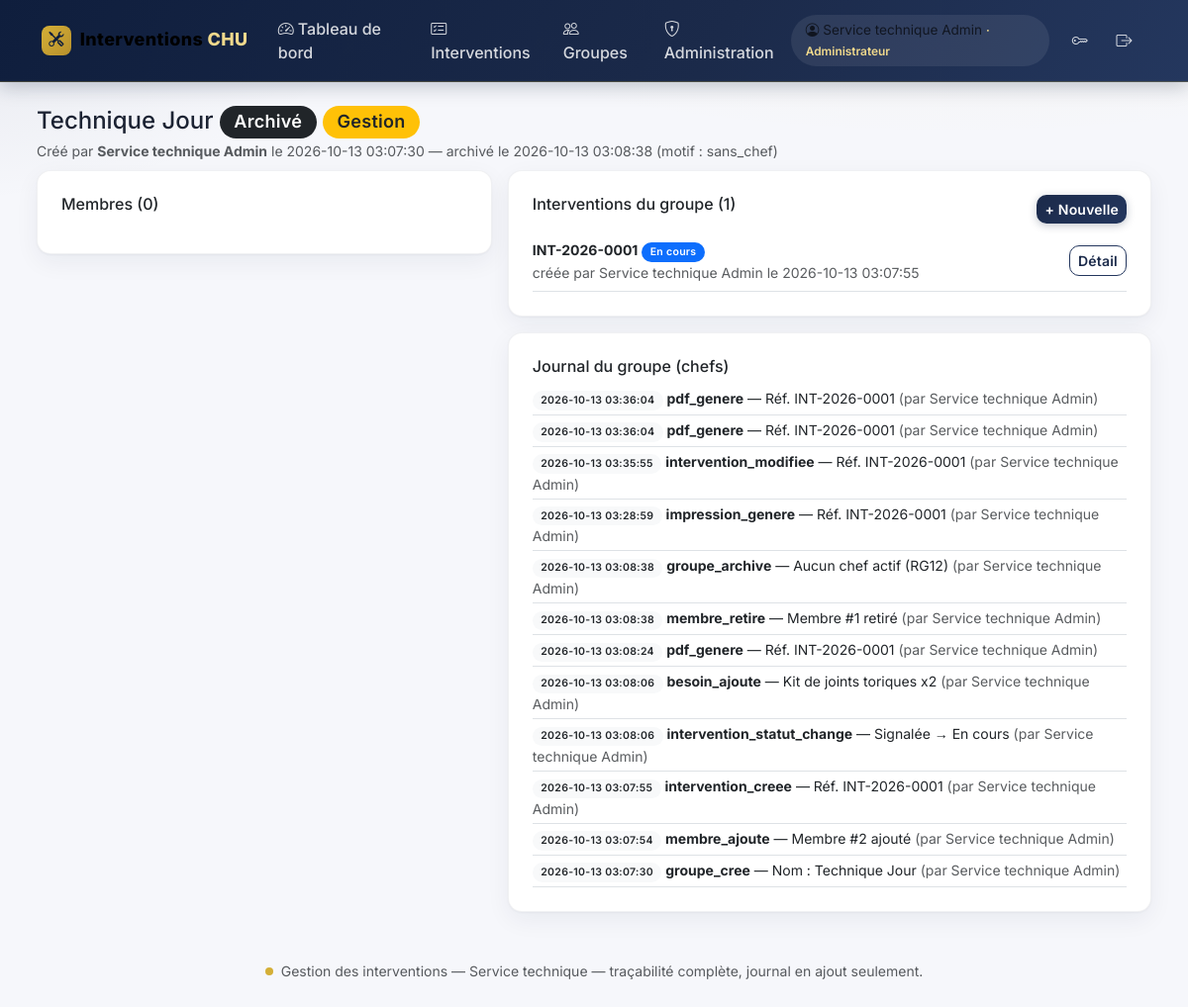
Screenshot of /public/groupe_detail.php?id=1 (signed in) with the database file from the repository.
### tables this page shows
CREATE TABLE IF NOT EXISTS `utilisateurs` (
  `id` int UNSIGNED NOT NULL AUTO_INCREMENT,
  `role_id` int UNSIGNED NOT NULL,
  `nom` varchar(100) DEFAULT NULL,
  `prenom` varchar(100) DEFAULT NULL,
  `email` varchar(190) NOT NULL,
  `telephone` varchar(30) DEFAULT NULL,
  `password_hash` varchar(255) NOT NULL,
  `actif` tinyint(1) NOT NULL DEFAULT '1',
  `doit_changer_mot_de_passe` tinyint(1) NOT NULL DEFAULT '1',
  `auth_version` int UNSIGNED NOT NULL DEFAULT '1',
  `created_at` datetime NOT NULL DEFAULT CURRENT_TIMESTAMP,
  `updated_at` datetime NOT NULL DEFAULT CURRENT_TIMESTAMP,
  `last_login_at` datetime DEFAULT NULL,
  PRIMARY KEY (`id`),
  UNIQUE KEY `email` (`email`),
  KEY `fk_util_role` (`role_id`)
);

CREATE TABLE IF NOT EXISTS `roles` (
  `id` int UNSIGNED NOT NULL AUTO_INCREMENT,
  `code` varchar(30) NOT NULL,
  `nom` varchar(60) NOT NULL,
  PRIMARY KEY (`id`),
  UNIQUE KEY `code` (`code`)
);

CREATE TABLE IF NOT EXISTS `groupes` (
  `id` int UNSIGNED NOT NULL AUTO_INCREMENT,
  `nom` varchar(120) NOT NULL,
  `createur_id` int UNSIGNED NOT NULL,
  `archive_le` datetime DEFAULT NULL,
  `archive_motif` varchar(60) DEFAULT NULL,
  `created_at` datetime NOT NULL DEFAULT CURRENT_TIMESTAMP,
  `updated_at` datetime NOT NULL DEFAULT CURRENT_TIMESTAMP,
  PRIMARY KEY (`id`),
  KEY `fk_grg_createur` (`createur_id`)
);

CREATE TABLE IF NOT EXISTS `interventions` (
  `id` int UNSIGNED NOT NULL AUTO_INCREMENT,
  `reference` varchar(20) NOT NULL,
  `groupe_id` int UNSIGNED DEFAULT NULL,
  `service_demandeur_id` int UNSIGNED DEFAULT NULL,
  `service_autre` varchar(100) DEFAULT NULL,
  `type_intervention_id` int UNSIGNED DEFAULT NULL,
  `type_autre` varchar(100) DEFAULT NULL,
  `nom_demandeur` varchar(150) NOT NULL,
  `telephone_demandeur` varchar(30) NOT NULL,
  `description_probleme` text NOT NULL,
  `priorite` enum('basse','normale','haute','urgente') NOT NULL DEFAULT 'normale',
  `statut` enum('signalee','en_cours','resolue','non_resolue','en_attente_materiel') NOT NULL DEFAULT 'signalee',
  `technicien_id` int UNSIGNED DEFAULT NULL,
  `cree_par_id` int UNSIGNED NOT NULL,
  `modifie_par_id` int UNSIGNED DEFAULT NULL,
  `supprime_par_id` int UNSIGNED DEFAULT NULL,
  `supprime_le` datetime DEFAULT NULL,
  `date_signalement` datetime NOT NULL DEFAULT CURRENT_TIMESTAMP,
  `date_prise_en_charge` datetime DEFAULT NULL,
  `date_resolution` datetime DEFAULT NULL,
  `commentaire_resolution` text,
  `created_at` datetime NOT NULL DEFAULT CURRENT_TIMESTAMP,
  `updated_at` datetime NOT NULL DEFAULT CURRENT_TIMESTAMP,
  PRIMARY KEY (`id`),
  UNIQUE KEY `reference` (`reference`),
  KEY `fk_int_service` (`service_demandeur_id`),
  KEY `fk_int_type` (`type_intervention_id`),
  KEY `fk_int_technicien` (`technicien_id`),
  KEY `fk_int_creeur` (`cree_par_id`),
  KEY `fk_int_modif` (`modifie_par_id`),
  KEY `fk_int_supprimeur` (`supprime_par_id`),
  KEY `idx_int_liste` (`groupe_id`,`statut`,`supprime_le`),
  KEY `idx_int_reference` (`reference`)
);

CREATE TABLE IF NOT EXISTS `journal_activites` (
  `id` bigint UNSIGNED NOT NULL AUTO_INCREMENT,
  `utilisateur_id` int UNSIGNED DEFAULT NULL,
  `action` varchar(60) NOT NULL,
  `objet_type` varchar(40) DEFAULT NULL,
  `objet_id` int UNSIGNED DEFAULT NULL,
  `groupe_id` int UNSIGNED DEFAULT NULL,
  `details` text,
  `adresse_ip` varchar(45) DEFAULT NULL,
  `created_at` datetime NOT NULL DEFAULT CURRENT_TIMESTAMP,
  PRIMARY KEY (`id`),
  KEY `fk_jrn_user` (`utilisateur_id`),
  KEY `idx_jrn_recherche` (`action`,`created_at`),
  KEY `idx_jrn_groupe` (`groupe_id`,`created_at`)
);

### src/Security.php (called while the page is built, shortened)
<?php
final class Security
{
    public static function demarrerSession(): void
    {
        $cookie = session_get_cookie_params();
    }
    public static function utilisateurCourant(): ?array
    {
        $u = Database::pdo()->prepare(
            'SELECT u.*, r.code AS role_code, r.nom AS role_nom FROM utilisateurs u
             JOIN roles r ON r.id = u.role_id WHERE u.id = ?'
        );
        $u->execute([$_SESSION['utilisateur_id']]);
        $user = $u->fetch();
        return $cache = $user;
    }
    public static function exigerConnexion(): array
    {
        $u = self::utilisateurCourant();
        return $u;
    }
    public static function e(?string $v): string
    {
        return htmlspecialchars((string)$v, ENT_QUOTES | ENT_SUBSTITUTE, 'UTF-8');
    }
}

### src/Database.php (called while the page is built, shortened)
<?php
final class Database
{
    private static ?PDO $pdo = null;
    public static function pdo(): PDO
    {
        if (self::$pdo === null) {
            $cfg = require dirname(__DIR__) . '/config/config.local.php';
            $dsn = sprintf(DSN_MYSQL, $cfg['hote'], $cfg['port'], $cfg['base']);
            try {
                self::$pdo = new PDO($dsn, $cfg['utilisateur'], $cfg['mot_de_passe'], [
                    PDO::ATTR_ERRMODE            => PDO::ERRMODE_EXCEPTION,
                    PDO::ATTR_DEFAULT_FETCH_MODE => PDO::FETCH_ASSOC,
                    PDO::ATTR_EMULATE_PREPARES   => false,
                ]);
            } catch (PDOException $e) {
                error_log('Erreur connexion BD : ' . $e->getMessage());
                http_response_code(500);
                exit('Service momentanément indisponible.');
            }
        }
        return self::$pdo;
    }
}

### src/fonctions.php (called while the page is built, shortened)
<?php
function estChef(int $groupeId, int $userId): bool
{
    $q = Database::pdo()->prepare(
        'SELECT 1 FROM membres_groupe WHERE groupe_id = ? AND utilisateur_id = ? AND est_chef = 1
         AND retire_par_id IS NULL AND date_retrait IS NULL'
    );
    $q->execute([$groupeId, $userId]);
    return (bool)$q->fetchColumn();
}

### public/groupe_detail.php (the view, shortened to what this page needs)
<?php
$u = Security::exigerConnexion();
$pdo = Database::pdo();
$gid = (int)($_GET['id'] ?? $_POST['groupe_id'] ?? 0);
$q = $pdo->prepare('SELECT g.*, CONCAT(cr.prenom," ",cr.nom) AS createur_nom FROM groupes g
                    JOIN utilisateurs cr ON cr.id = g.createur_id WHERE g.id = ?');
$q->execute([$gid]);
$groupe = $q->fetch();
$m = $pdo->prepare(
    'SELECT m.*, CONCAT(u.prenom," ",u.nom) AS membre_nom, u.email, u.actif AS compte_actif
     FROM membres_groupe m JOIN utilisateurs u ON u.id = m.utilisateur_id
     WHERE m.groupe_id = ? AND m.retire_par_id IS NULL ORDER BY m.est_chef DESC, membre_nom'
);
$m->execute([$gid]);
$membres = $m->fetchAll();
$i = $pdo->prepare(
    'SELECT i.*, CONCAT(c.prenom," ",c.nom) AS auteur FROM interventions i
     JOIN utilisateurs c ON c.id = i.cree_par_id
     WHERE i.groupe_id = ? AND i.supprime_le IS NULL ORDER BY i.created_at DESC'
);
$i->execute([$gid]);
$interventions = $i->fetchAll();
require dirname(__DIR__) . '/src/layout/haut.php';
?>
<div class="d-flex justify-content-between align-items-center mb-2">
  <div>
    <h1 class="h4 mb-0"><?= Security::e($groupe['nom']) ?>
      <?php if ($groupe['archive_le']): ?><span class="badge bg-dark">Archivé</span><?php endif; ?>
      <?php if (estChef($gid, (int)$u['id']) || $u['role_code'] === 'admin'): ?><span class="badge bg-warning text-dark">Gestion</span><?php endif; ?>
    </h1>
    <span class="text-muted small">Créé par <strong><?= Security::e($groupe['createur_nom']) ?></strong>
      le <?= Security::e($groupe['created_at']) ?>
      <?php if ($groupe['archive_le']): ?> — archivé le <?= Security::e($groupe['archive_le']) ?>
        (motif : <?= Security::e($groupe['archive_motif']) ?>)<?php endif; ?></span>
  </div>
</div>
<div class="row g-3">
  <div class="col-md-5">
    <div class="card p-4 mb-3">
      <h2 class="h6 mb-3">Membres (<?= count($membres) ?>)</h2>
    </div>
  </div>
  <div class="col-md-7">
    <div class="card p-4 mb-3">
      <div class="d-flex justify-content-between mb-2">
        <h2 class="h6 mb-0">Interventions du groupe (<?= count($interventions) ?>)</h2>
        <a class="btn btn-sm btn-marine" href="<?= BASE_URL ?>/intervention_nouveau.php">+ Nouvelle</a>
      </div>
      <?php foreach ($interventions as $iv): ?>
        <div class="d-flex justify-content-between align-items-center border-bottom py-2">
          <div class="small">
            <strong><?= Security::e($iv['reference']) ?></strong>
            <span class="badge bg-<?= CLASSE_STATUT[$iv['statut']] ?>"><?= Security::e(LIBELLES_STATUT[$iv['statut']]) ?></span>
            <div class="text-muted">créée par <?= Security::e($iv['auteur']) ?> le <?= Security::e($iv['created_at']) ?></div>
          </div>
          <a class="btn btn-sm btn-outline-primary" href="<?= BASE_URL ?>/intervention_detail.php?id=<?= (int)$iv['id'] ?>">Détail</a>
        </div>
      <?php endforeach; ?>
    </div>
    <?php if (estChef($gid, (int)$u['id']) || $u['role_code'] === 'admin'): ?>
    <div class="card p-4">
      <h2 class="h6">Journal du groupe (chefs)</h2>
      <?php
      $j = $pdo->prepare(
        'SELECT j.*, CONCAT(p.prenom," ",p.nom) AS auteur FROM journal_activites j
         LEFT JOIN utilisateurs p ON p.id = j.utilisateur_id
         WHERE j.groupe_id = ? ORDER BY j.created_at DESC LIMIT 50'
      );
      $j->execute([$gid]);
      $journal = $j->fetchAll();
      ?>
      <?php foreach ($journal as $ev): ?>
        <div class="small border-bottom py-1">
          <span class="badge bg-light text-dark"><?= Security::e($ev['created_at']) ?></span>
          <strong><?= Security::e($ev['action']) ?></strong> — <?= Security::e($ev['details'] ?: '') ?>
          <span class="text-muted">(par <?= Security::e($ev['auteur'] ?: 'système') ?>)</span>
        </div>
      <?php endforeach; ?>
    </div>
    <?php endif; ?>
  </div>
</div>
<?php require dirname(__DIR__) . '/src/layout/bas.php'; ?>

### src/layout/haut.php (shortened to what this page needs)
<!DOCTYPE html>
<html lang="fr">
<head>
<link href="https://cdn.jsdelivr.net/npm/bootstrap@5.3.3/dist/css/bootstrap.min.css" rel="stylesheet">
<link href="https://cdn.jsdelivr.net/npm/bootstrap-icons@1.11.3/font/bootstrap-icons.min.css" rel="stylesheet">
</head>
<body>
<nav class="navbar navbar-expand-lg mb-4 py-2">
<div class="container">
  <a class="navbar-brand d-flex align-items-center" href="<?= BASE_URL ?>/tableau_bord.php">
    <span class="logo-badge"><i class="bi bi-tools"></i></span>Interventions <span class="or">&nbsp;CHU</span></a>
  <div class="collapse navbar-collapse" id="nav">
    <ul class="navbar-nav me-auto">
      <li class="nav-item"><a class="nav-link" href="<?= BASE_URL ?>/tableau_bord.php"><i class="bi bi-speedometer2 me-1"></i>Tableau de bord</a></li>
      <li class="nav-item"><a class="nav-link" href="<?= BASE_URL ?>/interventions.php"><i class="bi bi-card-checklist me-1"></i>Interventions</a></li>
      <li class="nav-item"><a class="nav-link" href="<?= BASE_URL ?>/groupes.php"><i class="bi bi-people me-1"></i>Groupes</a></li>
      <?php if (($u['role_code'] ?? '') === 'admin'): ?>
        <li class="nav-item"><a class="nav-link" href="<?= BASE_URL ?>/admin/accueil.php"><i class="bi bi-shield-lock me-1"></i>Administration</a></li>
      <?php endif; ?>
    </ul>
    <ul class="navbar-nav align-items-center">
      <li class="nav-item navbar-text me-2">
        <i class="bi bi-person-circle me-1"></i><?= Security::e($u['prenom'] . ' ' . $u['nom']) ?>
        <span class="small fw-semibold" style="color:#f0d98c">· <?= Security::e($u['role_nom'] ?? $u['role_code']) ?></span>
      </li>
      <li class="nav-item"><a class="nav-link" href="<?= BASE_URL ?>/changer_mdp.php" title="Mot de passe"><i class="bi bi-key"></i></a></li>
      <li class="nav-item"><a class="nav-link" href="<?= BASE_URL ?>/deconnexion.php" title="Déconnexion"><i class="bi bi-box-arrow-right"></i></a></li>
    </ul>
  </div>
</div>
</nav>
<div class="container" style="max-width:1150px">

### src/layout/haut.php (style rules this page uses)
:root { --marine:#0f1e3d; --marine-2:#1b2a4a; --marine-3:#24375e; --or:#d4af37; --or-clair:#f0d98c; --or-fonce:#b8912c; --surface:#f6f7fb; --carte:#ffffff; --texte:#1c2333; }
* { font-family:'Inter',system-ui,sans-serif; }
body { background: radial-gradient(1200px 400px at 80% -10%, rgba(212,175,55,.10), transparent 60%), radial-gradient(900px 380px at -10% 0%, rgba(27,42,74,.08), transparent 55%), var(--surface); color:var(--texte); }
h1,h2,h3,h4,h5,h6 { font-weight:700;color:var(--marine); }
.navbar { background:linear-gradient(120deg,var(--marine) 0%,var(--marine-2) 60%,var(--marine-3) 100%); border-bottom:1px solid rgba(212,175,55,.25); box-shadow:0 4px 18px rgba(15,30,61,.25); }
.navbar .nav-link { color:rgba(255,255,255,.82); font-weight:500; padding:.55rem .9rem!important; border-radius:.6rem; transition:all .18s ease; position:relative; }
.navbar-brand { font-weight:800; letter-spacing:.4px; font-size:1.12rem; }
.navbar-brand .logo-badge { display:inline-flex; align-items:center; justify-content:center; width:30px;height:30px;border-radius:8px;background:linear-gradient(135deg,var(--or),var(--or-fonce)); color:var(--marine); margin-right:.55rem; font-size:.95rem; }
.navbar-brand span.or { color:var(--or-clair); }
.navbar-text { background:rgba(255,255,255,.08); border-radius:2rem; padding:.35rem .9rem; font-size:.85rem; }
.card { background:var(--carte); border:1px solid rgba(15,30,61,.06); border-radius:14px; box-shadow:0 1px 2px rgba(15,30,61,.04), 0 8px 24px rgba(15,30,61,.06); }
.btn { border-radius:10px; font-weight:600; letter-spacing:.2px; }
.btn-marine { background:linear-gradient(135deg,var(--marine-2),var(--marine-3)); color:#fff; border:0; box-shadow:0 2px 8px rgba(15,30,61,.25); }
.btn-outline-primary { --bs-btn-color:var(--marine-2); --bs-btn-border-color:var(--marine-3); --bs-btn-hover-bg:var(--marine-2); }
.badge { border-radius:20px; padding:.42em .8em; font-weight:600; letter-spacing:.3px; }
a { color:var(--marine-3); }

### rows the page displays
utilisateurs: Security::e($u['prenom'] . ' ' . $u['nom']) "Service technique Admin", role.nom "Administrateur"
groupes: nom "Technique Jour", created_at "2026-10-13 03:07:30", archive_le "2026-10-13 03:08:38", archive_motif "sans_chef"
interventions: reference "INT-2026-0001", statut "En cours", auteur "Service technique Admin", created_at "2026-10-13 03:07:55"
journal_activites: created_at "2026-10-13 03:36:04", action "pdf_genere", details "Réf. INT-2026-0001", auteur "Service technique Admin"
journal_activites: created_at "2026-10-13 03:36:04", action "pdf_genere", details "Réf. INT-2026-0001", auteur "Service technique Admin"
journal_activites: created_at "2026-10-13 03:35:55", action "intervention_modifiee", details "Réf. INT-2026-0001", auteur "Service technique Admin"
journal_activites: created_at "2026-10-13 03:28:59", action "impression_genere", details "Réf. INT-2026-0001", auteur "Service technique Admin"
journal_activites: created_at "2026-10-13 03:08:38", action "groupe_archive", details "Aucun chef actif (RG12)", auteur "Service technique Admin"
journal_activites: created_at "2026-10-13 03:08:38", action "membre_retire", details "Membre #1 retiré", auteur "Service technique Admin"
journal_activites: created_at "2026-10-13 03:08:24", action "pdf_genere", details "Réf. INT-2026-0001", auteur "Service technique Admin"
journal_activites: created_at "2026-10-13 03:08:06", action "besoin_ajoute", details "Kit de joints toriques x2", auteur "Service technique Admin"
journal_activites: created_at "2026-10-13 03:08:06", action "intervention_statut_change", details "Signalée → En cours", auteur "Service technique Admin"
journal_activites: created_at "2026-10-13 03:07:55", action "intervention_creee", details "Réf. INT-2026-0001", auteur "Service technique Admin"
journal_activites: created_at "2026-10-13 03:07:54", action "membre_ajoute", details "Membre #2 ajouté", auteur "Service technique Admin"
journal_activites: created_at "2026-10-13 03:07:30", action "groupe_cree", details "Nom : Technique Jour", auteur "Service technique Admin"

### other values shown
Security::e($groupe['createur_nom']) "Service technique Admin"
count($membres) "0"
count($interventions) "1"
Security::e(APP_NOM) "Gestion des interventions — Service technique"
